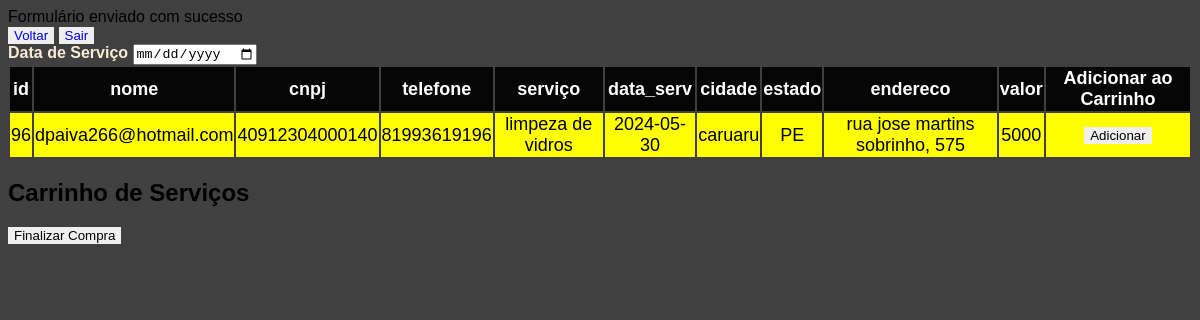
The app's page /listauser.php (signed in) with its own data.
### tables this page shows
CREATE TABLE `clientes` (
  `id` int(11) NOT NULL,
  `user_id` varchar(45) DEFAULT NULL,
  `nome` varchar(45) DEFAULT NULL,
  `cnpj` varchar(45) DEFAULT NULL,
  `telefone` varchar(45) DEFAULT NULL,
  `serviço` varchar(45) DEFAULT NULL,
  `data_serv` varchar(45) DEFAULT NULL,
  `cidade` varchar(45) DEFAULT NULL,
  `estado` varchar(45) DEFAULT NULL,
  `endereco` varchar(45) DEFAULT NULL,
  `valor` varchar(45) DEFAULT NULL
);

### listauser.php (the view, shortened to what this page needs)
<?php
include_once('conexao.php');
$user_id = $_SESSION['user_id'];
$sql = "SELECT * FROM clientes WHERE user_id = ? ORDER BY id DESC";
$stmt = $conexao->prepare($sql);
$stmt->bind_param("i", $user_id);
$stmt->execute();
$result = $stmt->get_result();
?>
<!DOCTYPE html>
<html lang="en">
<head>
    <link rel="stylesheet" type="text/css" href="styles.css" media="screen" />
</head>
<body>
    <nav>
        <button><a href="formulario.php">Voltar</a></button>
        <button><a href="sair.php">Sair</a></button>
    </nav>
    <div class="m-5">
        <label for="filtroData"><b>Data de Serviço</b></label>
        <input type="date" id="filtroData" onchange="filtrarPorData()">
        <br>
        <table id="clientesTabela" class="box">
            <thead>
                <tr class="table">
                    <th scope="col">id</th>
                    <th scope="col">nome</th>
                    <th scope="col">cnpj</th>
                    <th scope="col">telefone</th>
                    <th scope="col">serviço</th>
                    <th scope="col">data_serv</th>
                    <th scope="col">cidade</th>
                    <th scope="col">estado</th>
                    <th scope="col">endereco</th>
                    <th scope="col">valor</th>
                    <th scope="col">Adicionar ao Carrinho</th>
                </tr>
            </thead>
            <tbody class="box">
                <?php
                while ($user_data = $result->fetch_assoc()) {
                    echo "<tr>";
                    echo "<td>" . $user_data['id'] . "</td>";
                    echo "<td>" . $user_data['nome'] . "</td>";
                    echo "<td>" . $user_data['cnpj'] . "</td>";
                    echo "<td>" . $user_data['telefone'] . "</td>";
                    echo "<td>" . $user_data['serviço'] . "</td>";
                    echo "<td>" . $user_data['data_serv'] . "</td>";
                    echo "<td>" . $user_data['cidade'] . "</td>";
                    echo "<td>" . $user_data['estado'] . "</td>";
                    echo "<td>" . $user_data['endereco'] . "</td>";
                    echo "<td>" . $user_data['valor'] . "</td>";
                    echo "<td><button onclick='adicionarAoCarrinho(" . json_encode($user_data) . ")'>Adicionar</button></td>";
                    echo "</tr>";
                }
                ?>
            </tbody>
        </table>
    </div>
    <div id="carrinho" class="m-5">
        <h2>Carrinho de Serviços</h2>
        <button onclick="finalizarCompra()">Finalizar Compra</button>
    </div>
</body>
</html>

### styles.css (style rules this page uses)
body { font-family: Arial, Helvetica, sans-serif; background-color: #404040; }
.table { background: rgba(0, 0, 0, 0.9); border-radius: 18px 18px 0 0; color: white; padding: 15px; font-size: 18px; text-align: center; font-family: 'Lucida Sans', 'Lucida Sans Regular', 'Lucida Grande', 'Lucida Sans Unicode', Geneva, Verdana, sans-serif }
tbody { color: black; font-size: 18px; background-color: yellow; text-align: center; }
button,a { border: none; text-decoration: none; }
label { color: antiquewhite; }

### records on screen
clientes: id "96", nome "dpaiva266@hotmail.com", cnpj "40912304000140", telefone "81993619196", serviço "limpeza de vidros", data_serv "2024-05-30", cidade "caruaru", estado "PE", endereco "rua jose martins sobrinho, 575", valor "5000"
